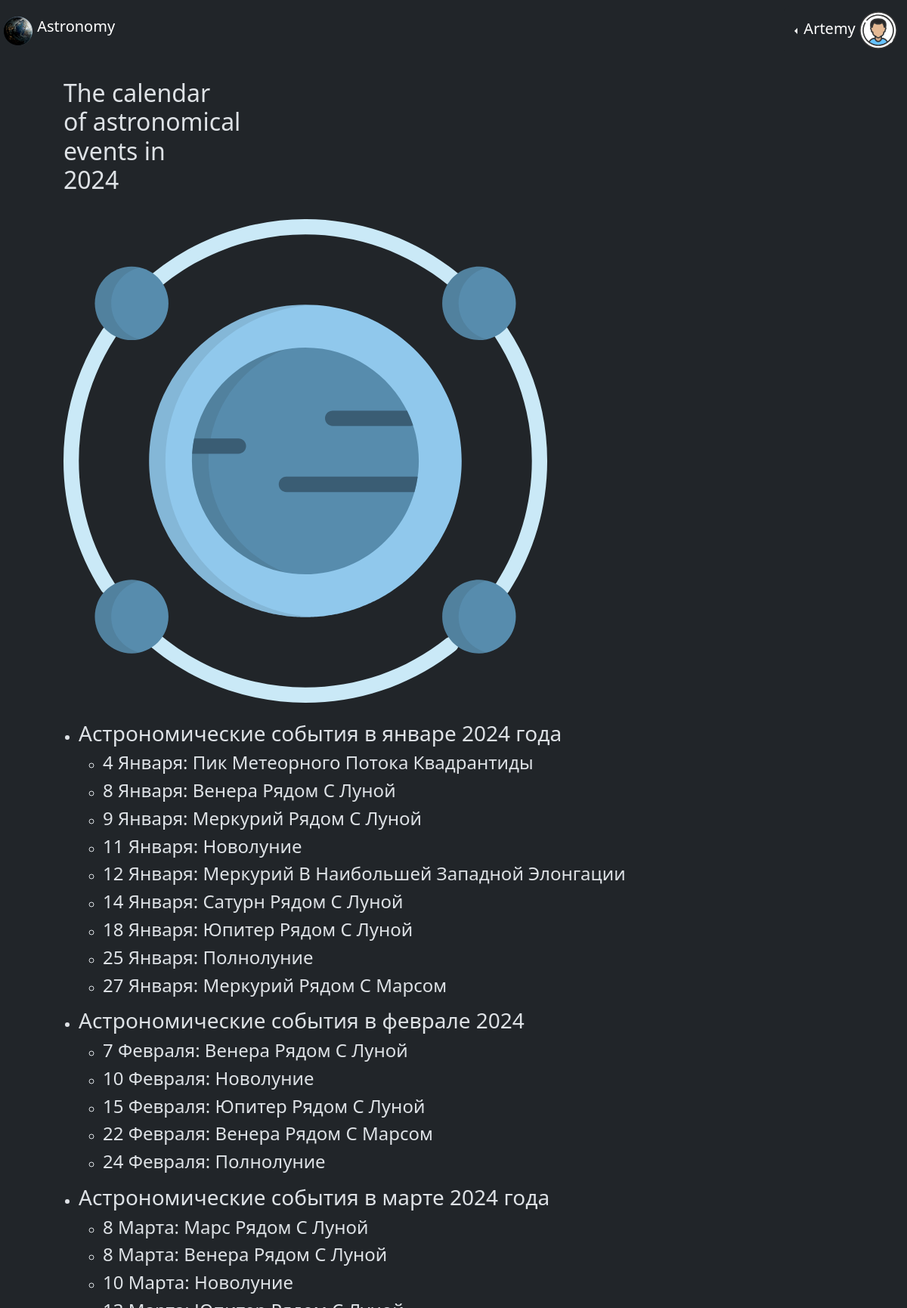
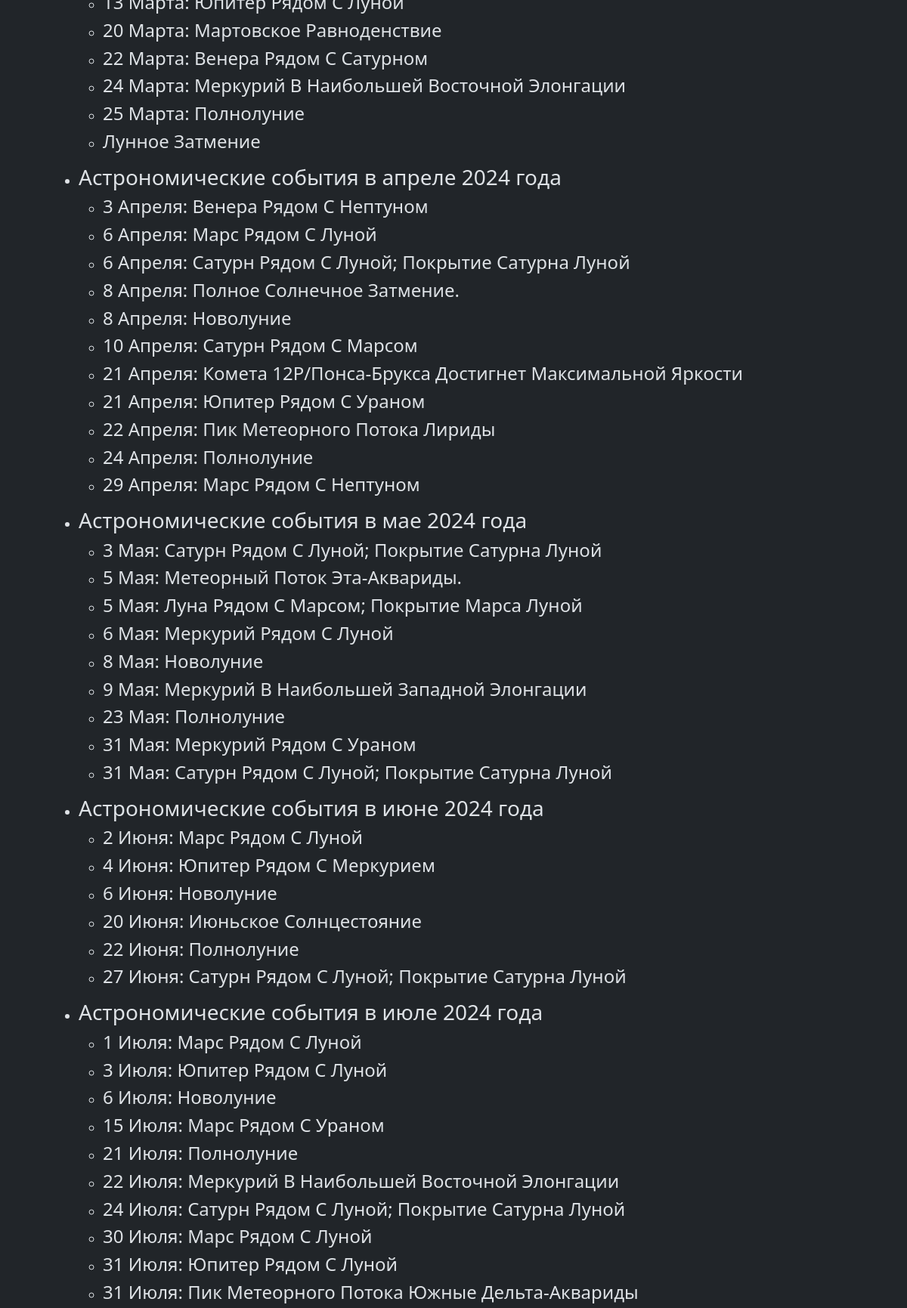
The page /astronomy-site/astronomical-calendar (signed in, upper part) on the database its author committed (2 pictures, top to bottom).
### data/users.py (models this page shows, shortened)
class User(SqlBase, UserMixin):
    __tablename__ = 'users'
    id = sqlalchemy.Column(
        sqlalchemy.Integer, primary_key=True, autoincrement=True)
    username = sqlalchemy.Column(
        sqlalchemy.Integer, unique=True, index=True)
    email = sqlalchemy.Column(sqlalchemy.String, unique=True)
    profile_image = sqlalchemy.Column(sqlalchemy.String)
    age = sqlalchemy.Column(sqlalchemy.Integer)
    gender = sqlalchemy.Column(sqlalchemy.String)
    hashed_password = sqlalchemy.Column(sqlalchemy.String)
    created_date = sqlalchemy.Column(
        sqlalchemy.DateTime, default=dt.datetime.now)

### data/events.py (models this page shows)
class Events(SqlBase):
    __tablename__ = "astronomical_events"
    id = sqlalchemy.Column(sqlalchemy.Integer, autoincrement=True, primary_key=True)
    date_of_event = sqlalchemy.Column(sqlalchemy.String)
    events = sqlalchemy.Column(sqlalchemy.String)

### server.py (the view)
@app.route("/astronomy-site/astronomical-calendar", methods=['GET', 'POST'])
@login_required
def astro_calendar():  # Функция с созданием страницы астрономического календаря.
    session = new_session()
    events_dict = {}
    if not session.query(Events).all():
        get_data_from_web_site()
    for info in session.query(Events).all():
        events_dict[info.date_of_event] = info.events.split(", ")
    return render_template("astronomical_calendar.html", title="Astronomical calendar", events_dict=events_dict)

### data/data_base_session.py (called while the page is built)
def new_session() -> Session:
    global __main_factory
    return __main_factory()

### server.py (called while the page is built)
@login_manager.user_loader
def load_user(user_id):
    data_base_session = new_session()
    return data_base_session.query(User).get(user_id)

### templates/astronomical_calendar.html
{%extends "base.html"%}
{%block content%}
<div class="container" style="margin-left: 0; padding-left: 0;">
    <div class="container-fluid">
        <h2>The calendar <br>
            of astronomical <br>
            events in <br>
            2024</h2>
        <br>
        <div class="right-image">
            <img src="/static//images/galaxy.svg" alt="" style="max-width: 70%; max-height: 70%;">
        </div>
        <br>
    </div>
    {%for key, value in events_dict.items()%}
    <ul>
        <li>
            <h3>{{key}}</h3>
        </li>
        <ul>
            {%for val in value%}
            <li>
                <h4>{{val}}</h4>
            </li>
            {%endfor%}
        </ul>
    </ul>
    {%endfor%}
</div>
{%endblock%}

### templates/base.html (shortened to what this page needs)
<!DOCTYPE html>
<html lang="en" data-bs-theme="dark">
<head>
  <link href="https://cdn.jsdelivr.net/npm/bootstrap@5.3.3/dist/css/bootstrap.min.css" rel="stylesheet" />
  <link rel="stylesheet" href="/static/css/style._for_main_page.css" />
</head>
<body>
  <header class="fixed-top mb-5 bg-dark">
    <nav class="navbar navbar-expand-sm justify-content-start" style="padding-right: 10vw;">
      <a href="/astronomy-site" class="navbar-brand" style="font-size: 20px;">
        <img src="/static/images/logo.png" alt="" class="d-inline-block align-text-top" />
        Astronomy
      </a>
    </nav>
    <nav class="navbar navbar-expand-sm justify-content-end">
      <ul class="navbar-nav">
        <li class="nav-item">
          {%if current_user.is_authenticated%}
          <div class="dropdown dropstart text-end">
            <button type="button" class="btn btn-dark dropdown-toggle bg-dark text-white" data-bs-toggle="dropdown">
              <span style="font-size: 20px;">{{current_user.username}} <img class="rounded-circle"
                  src={{current_user.profile_image}} alt="" style="width: 50px; height: 50px;"></span>
            </button>
          </div>
          {%else%}
          <a class="navbar-brand" href="/astronomy-site/sign_in">Sign in</a>
          {%endif%}
        </li>
      </ul>
    </nav>
  </header>
  <main role="main" class="container mt-5">{%block content%}{%endblock%}</main>
</body>
</html>

### static/css/style._for_main_page.css (style rules this page uses)
header { max-width: 100vw; max-height: 100vh; display: flex; justify-content: space-between; position: sticky; padding-left: 4px; }
header nav { max-width: 100%; }
main { max-width: 100%; max-height: 100%; }
.container { margin-top: 13vh; max-width: 90%; max-height: 90%; }
.right-image { max-width: 100%; max-height: 100%; overflow-y: auto; animation: slideFromRight 1s ease forwards; }

### rows shown on the page
User: username "Artemy", profile_image (picture)
Events: date_of_event "Астрономические события в январе 2024 года", value "4 Января: Пик Метеорного Потока Квадрантиды" "8 Января: Венера Рядом С Луной" "9 Января: Меркурий Рядом С Луной" "11 Января: Новолуние" "12 Января: Меркурий В Наибольшей Западной Элонгации" "14 Января: Сатурн Рядом С Луной" "18 Января: Юпитер Рядом С Луной" "25 Января: Полнолуние" "27 Января: Меркурий Рядом С Марсом"
Events: date_of_event "Астрономические события в феврале 2024", value "7 Февраля: Венера Рядом С Луной" "10 Февраля: Новолуние" "15 Февраля: Юпитер Рядом С Луной" "22 Февраля: Венера Рядом С Марсом" "24 Февраля: Полнолуние"
Events: date_of_event "Астрономические события в марте 2024 года", value "8 Марта: Марс Рядом С Луной" "8 Марта: Венера Рядом С Луной" "10 Марта: Новолуние" "13 Марта: Юпитер Рядом С Луной" "20 Марта: Мартовское Равноденствие" "22 Марта: Венера Рядом С Сатурном" "24 Марта: Меркурий В Наибольшей Восточной Элонгации" "25 Марта: Полнолуние" "Лунное Затмение"
Events: date_of_event "Астрономические события в апреле 2024 года", value "3 Апреля: Венера Рядом С Нептуном" "6 Апреля: Марс Рядом С Луной" "6 Апреля: Сатурн Рядом С Луной; Покрытие Сатурна Луной" "8 Апреля: Полное Солнечное Затмение." "8 Апреля: Новолуние" "10 Апреля: Сатурн Рядом С Марсом" "21 Апреля: Комета 12P/Понса-Брукса Достигнет Максимальной Яркости" "21 Апреля: Юпитер Рядом С Ураном" "22 Апреля: Пик Метеорного Потока Лириды" "24 Апреля: Полнолуние" "29 Апреля: Марс Рядом С Нептуном"
Events: date_of_event "Астрономические события в мае 2024 года", value "3 Мая: Сатурн Рядом С Луной; Покрытие Сатурна Луной" "5 Мая: Метеорный Поток Эта-Аквариды." "5 Мая: Луна Рядом С Марсом; Покрытие Марса Луной" "6 Мая: Меркурий Рядом С Луной" "8 Мая: Новолуние" "9 Мая: Меркурий В Наибольшей Западной Элонгации" "23 Мая: Полнолуние" "31 Мая: Меркурий Рядом С Ураном" "31 Мая: Сатурн Рядом С Луной; Покрытие Сатурна Луной"
Events: date_of_event "Астрономические события в июне 2024 года", value "2 Июня: Марс Рядом С Луной" "4 Июня: Юпитер Рядом С Меркурием" "6 Июня: Новолуние" "20 Июня: Июньское Солнцестояние" "22 Июня: Полнолуние" "27 Июня: Сатурн Рядом С Луной; Покрытие Сатурна Луной"
Events: date_of_event "Астрономические события в июле 2024 года", value "1 Июля: Марс Рядом С Луной" "3 Июля: Юпитер Рядом С Луной" "6 Июля: Новолуние" "15 Июля: Марс Рядом С Ураном" "21 Июля: Полнолуние" "22 Июля: Меркурий В Наибольшей Восточной Элонгации" "24 Июля: Сатурн Рядом С Луной; Покрытие Сатурна Луной" "30 Июля: Марс Рядом С Луной" "31 Июля: Юпитер Рядом С Луной" "31 Июля: Пик Метеорного Потока Южные Дельта-Аквариды"
